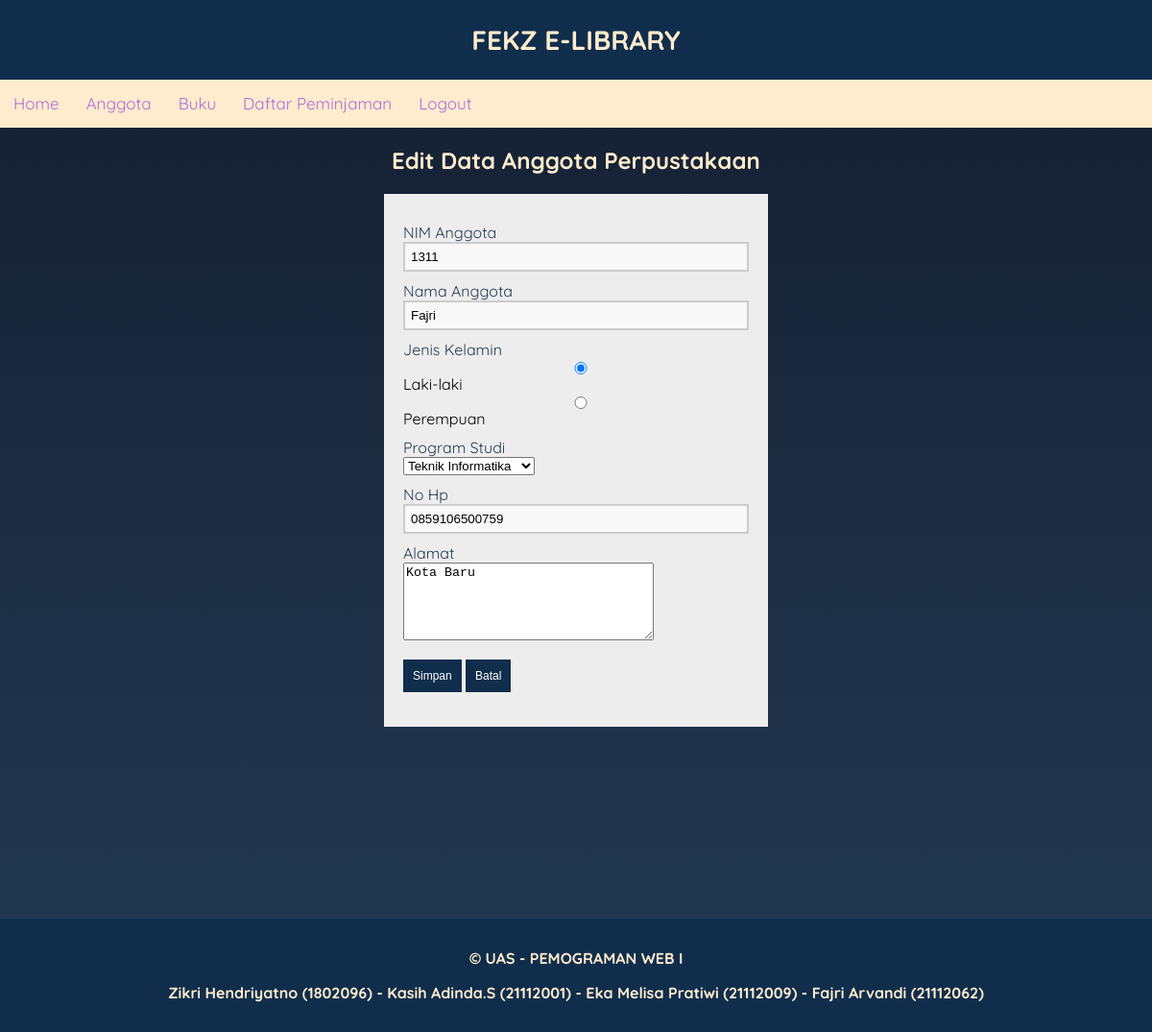
/update_anggota.php?nim=1311, run on the app's committed database.
### tables this page shows
CREATE TABLE `anggota` (
  `nim` varchar(11) NOT NULL,
  `nama_anggota` varchar(30) NOT NULL,
  `jk_anggota` char(1) NOT NULL,
  `kode_prodi` char(10) NOT NULL,
  `no_hp_anggota` char(13) NOT NULL,
  `alamat_anggota` varchar(50) NOT NULL
);

### Update_anggota.php (the view, shortened to what this page needs)
<?php
require_once('koneksi.php');
if (isset($_GET['nim'])) {
    $nim = $_GET['nim'];
    $query = "SELECT * FROM anggota WHERE nim='$nim'";
    $result_berita = mysqli_query($koneksi, $query);
    $row = mysqli_fetch_assoc($result_berita);
} else {
    echo "<script>alert('Parameter belum dikirim');window.location='Home.php?page=anggota';</script>";
}
require_once('Header.php');
require_once('Navigation.php');
?>
<!DOCTYPE html>
<html>
<body>
    <center><h2> Edit Data Anggota Perpustakaan</h2></center>
    <section class="base">
        <form action="" method="POST">
            <div>
                <label>NIM Anggota</label>
                <input type="text" name="nim" value=<?= $row['nim'] ?>><br>
            </div>
            <div>
                <label>Nama Anggota</label>
                <input type="text" name="nama_anggota" value=<?= $row['nama_anggota'] ?>><br>
            </div>
            <div>
                <label>Jenis Kelamin</label><br>
                <input type="radio" name="jk_anggota" value="L" <?= $row['jk_anggota'] == 'L' ? 'checked' : "" ?>>Laki-laki
                <input type="radio" name="jk_anggota" value="P" <?= $row['jk_anggota'] == 'P' ? 'checked' : "" ?>>Perempuan <br>
            </div>
            <div>
                <label>Program Studi</label><br>
                <select name="kode_prodi">
                    <option <?= $row['kode_prodi'] == 'TI' ? 'selected' : '' ?> value="TI">Teknik Informatika</option>
                </select><br>
            </div>
            <div>
                <label>No Hp</label>
                <input type="text" name="no_hp_anggota" value=<?= $row['no_hp_anggota'] ?>><br>
            </div>
            <div>
                <label>Alamat</label>
                <textarea name="alamat_anggota" cols="30" rows="5"><?= $row['alamat_anggota'] ?></textarea>
            </div>
            <button name="input">Simpan</button>
            <button name="batal">Batal</button>
        </form>
    </section>
</body>
</html>
<?php
require_once('Footer.php');
?>

### css/style.css (style rules this page uses)
* { box-sizing: border-box; }
body { font-family: "Quicksand", sans-serif; margin: 0; padding: 0; background: linear-gradient(#141e30, #243b55); }
h2 { color: blanchedalmond; }
button { background-color: rgb(16, 46, 76); color: #fff; padding: 10px; text-decoration: none; font-size: 12px; border: 0px; margin-top: 20px; }
label { margin-top: 10px; float: left; text-align: left; width: 100%; color: #243b55; }
input { padding: 6px; width: 100%; box-sizing: border-box; background: #f8f8f8; border: 2px solid #ccc; outline-color: #243b55; }
.base { width: 400px; height: auto; padding: 20px; margin-left: auto; margin-right: auto; background: #ededed; }

### data on the page
anggota: nim "1311", nama_anggota "Fajri", jk_anggota "☑", kode_prodi "Teknik Informatika", no_hp_anggota "0859106500759", alamat_anggota "Kota Baru"
